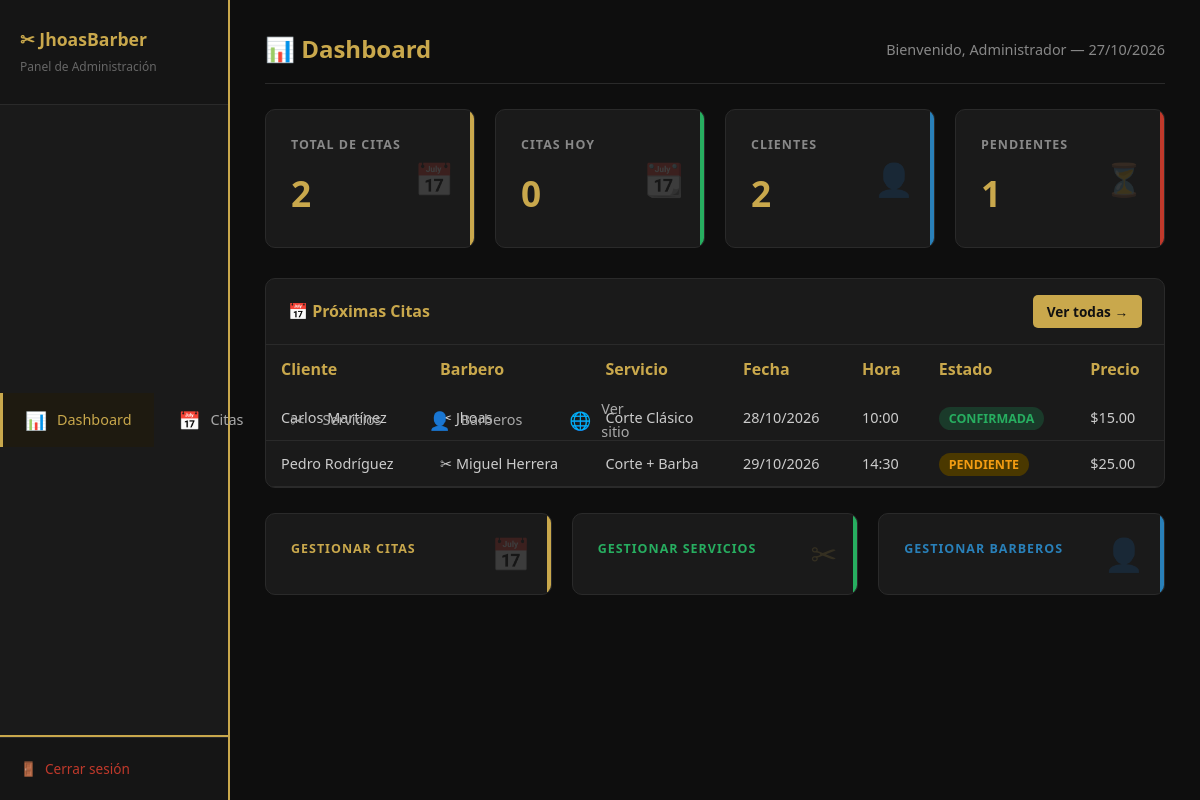
Page /admin/index.php (signed in) on the committed database.
### tables this page shows
CREATE TABLE IF NOT EXISTS `citas` (
  `id` INT AUTO_INCREMENT PRIMARY KEY,
  `usuario_id` INT NOT NULL,
  `barbero_id` INT NOT NULL,
  `servicio_id` INT NOT NULL,
  `fecha` DATE NOT NULL,
  `hora` TIME NOT NULL,
  `estado` ENUM('pendiente','confirmada','completada','cancelada') DEFAULT 'pendiente',
  `notas` TEXT DEFAULT NULL,
  `created_at` TIMESTAMP DEFAULT CURRENT_TIMESTAMP,
  FOREIGN KEY (`usuario_id`) REFERENCES `usuarios`(`id`) ON DELETE CASCADE,
  FOREIGN KEY (`barbero_id`) REFERENCES `barberos`(`id`) ON DELETE CASCADE,
  FOREIGN KEY (`servicio_id`) REFERENCES `servicios`(`id`) ON DELETE CASCADE
);

CREATE TABLE IF NOT EXISTS `usuarios` (
  `id` INT AUTO_INCREMENT PRIMARY KEY,
  `nombre` VARCHAR(100) NOT NULL,
  `email` VARCHAR(150) NOT NULL UNIQUE,
  `password` VARCHAR(255) NOT NULL,
  `telefono` VARCHAR(20) DEFAULT NULL,
  `rol` ENUM('admin','cliente') NOT NULL DEFAULT 'cliente',
  `created_at` TIMESTAMP DEFAULT CURRENT_TIMESTAMP
);

CREATE TABLE IF NOT EXISTS `barberos` (
  `id` INT AUTO_INCREMENT PRIMARY KEY,
  `nombre` VARCHAR(100) NOT NULL,
  `especialidad` VARCHAR(150) DEFAULT 'Corte clásico',
  `descripcion` TEXT DEFAULT NULL,
  `activo` TINYINT(1) DEFAULT 1,
  `created_at` TIMESTAMP DEFAULT CURRENT_TIMESTAMP
);

CREATE TABLE IF NOT EXISTS `servicios` (
  `id` INT AUTO_INCREMENT PRIMARY KEY,
  `nombre` VARCHAR(100) NOT NULL,
  `descripcion` TEXT DEFAULT NULL,
  `precio` DECIMAL(8,2) NOT NULL DEFAULT 0.00,
  `duracion_min` INT NOT NULL DEFAULT 30,
  `activo` TINYINT(1) DEFAULT 1,
  `created_at` TIMESTAMP DEFAULT CURRENT_TIMESTAMP
);

### config/db.php (called while the page is built, shortened)
<?php
function sanitize($data) {
    return htmlspecialchars(strip_tags(trim($data)));
}

### admin/index.php (the view, shortened to what this page needs)
<?php
require_once 'includes/admin_header.php';
$db = getDB();
$total_citas     = $db->query("SELECT COUNT(*) FROM citas")->fetch_row()[0];
$citas_hoy       = $db->query("SELECT COUNT(*) FROM citas WHERE fecha = CURDATE()")->fetch_row()[0];
$total_clientes  = $db->query("SELECT COUNT(*) FROM usuarios WHERE rol='cliente'")->fetch_row()[0];
$citas_pendientes= $db->query("SELECT COUNT(*) FROM citas WHERE estado='pendiente'")->fetch_row()[0];
$proximas = $db->query("
    SELECT c.*, u.nombre AS cliente, b.nombre AS barbero, s.nombre AS servicio, s.precio
    FROM citas c
    JOIN usuarios u ON c.usuario_id = u.id
    JOIN barberos b ON c.barbero_id = b.id
    JOIN servicios s ON c.servicio_id = s.id
    WHERE c.fecha >= CURDATE() AND c.estado != 'cancelada'
    ORDER BY c.fecha ASC, c.hora ASC
    LIMIT 8
")->fetch_all(MYSQLI_ASSOC);
?>
<div class="admin-header">
    <h1>📊 Dashboard</h1>
    <span style="color:#888; font-size:.9rem;">Bienvenido, <?= sanitize($_SESSION['nombre']) ?> — <?= date('d/m/Y') ?></span>
</div>
<div class="stats-grid">
    <div class="stat-card gold">
        <h3>Total de Citas</h3>
        <div class="stat-num"><?= $total_citas ?></div>
        <div class="stat-icon">📅</div>
    </div>
    <div class="stat-card green">
        <h3>Citas Hoy</h3>
        <div class="stat-num"><?= $citas_hoy ?></div>
        <div class="stat-icon">📆</div>
    </div>
    <div class="stat-card blue">
        <h3>Clientes</h3>
        <div class="stat-num"><?= $total_clientes ?></div>
        <div class="stat-icon">👤</div>
    </div>
    <div class="stat-card red">
        <h3>Pendientes</h3>
        <div class="stat-num"><?= $citas_pendientes ?></div>
        <div class="stat-icon">⏳</div>
    </div>
</div>
<div class="panel">
    <div class="panel-header">
        <h3>📅 Próximas Citas</h3>
        <a href="citas.php" class="btn btn-gold btn-sm">Ver todas →</a>
    </div>
    <div class="table-wrap">
        <table>
            <thead>
                <tr>
                    <th>Cliente</th>
                    <th>Barbero</th>
                    <th>Servicio</th>
                    <th>Fecha</th>
                    <th>Hora</th>
                    <th>Estado</th>
                    <th>Precio</th>
                </tr>
            </thead>
            <tbody>
                <?php if (empty($proximas)): ?>
                    <tr><td colspan="7" style="text-align:center;color:#666;padding:30px;">No hay citas próximas.</td></tr>
                <?php else: ?>
                    <?php foreach ($proximas as $c): ?>
                    <tr>
                        <td><?= sanitize($c['cliente']) ?></td>
                        <td>✂ <?= sanitize($c['barbero']) ?></td>
                        <td><?= sanitize($c['servicio']) ?></td>
                        <td><?= date('d/m/Y', strtotime($c['fecha'])) ?></td>
                        <td><?= substr($c['hora'],0,5) ?></td>
                        <td><span class="badge badge-<?= $c['estado'] ?>"><?= ucfirst($c['estado']) ?></span></td>
                        <td>$<?= number_format($c['precio'],2) ?></td>
                    </tr>
                    <?php endforeach; ?>
                <?php endif; ?>
            </tbody>
        </table>
    </div>
</div>
<div class="stats-grid" style="grid-template-columns: repeat(auto-fit, minmax(180px,1fr));">
    <a href="citas.php"     style="text-decoration:none;"><div class="stat-card gold" style="cursor:pointer;"><div class="stat-icon">📅</div><h3 style="color:#c9a84c;">Gestionar Citas</h3></div></a>
    <a href="servicios.php" style="text-decoration:none;"><div class="stat-card green" style="cursor:pointer;"><div class="stat-icon">✂</div><h3 style="color:#27ae60;">Gestionar Servicios</h3></div></a>
    <a href="barberos.php"  style="text-decoration:none;"><div class="stat-card blue" style="cursor:pointer;"><div class="stat-icon">👤</div><h3 style="color:#2980b9;">Gestionar Barberos</h3></div></a>
</div>
<?php require_once 'includes/admin_footer.php'; ?>

### assets/style.css (style rules this page uses)
* { margin: 0; padding: 0; box-sizing: border-box; }
:root { --gold: #c9a84c; --gold-d: #a07830; --dark: #111111; --dark2: #1a1a1a; --dark3: #222222; --gray: #444444; --light: #f5f5f5; --white: #ffffff; --danger: #c0392b; --success: #27ae60; --info: #2980b9; }
body { font-family: 'Segoe UI', Tahoma, Geneva, Verdana, sans-serif; background: var(--dark); color: var(--light); line-height: 1.6; }
a { color: var(--gold); text-decoration: none; }
.btn { display: inline-block; padding: 13px 32px; border-radius: 5px; font-weight: 700; font-size: 1rem; cursor: pointer; transition: all .25s; border: none; text-align: center; }
.btn-gold { background: var(--gold); color: var(--dark); }
.btn-sm { padding: 6px 14px; font-size: .85rem; }
.table-wrap { overflow-x: auto; }
table { width: 100%; border-collapse: collapse; }
th { background: var(--dark2); color: var(--gold); padding: 12px 15px; text-align: left; }
td { padding: 11px 15px; border-bottom: 1px solid #2a2a2a; color: #ccc; font-size: .9rem; }
.badge { padding: 3px 10px; border-radius: 20px; font-size: .78rem; font-weight: 700; text-transform: uppercase; }
.badge-pendiente { background: #4a3800; color: #f39c12; }
.badge-confirmada { background: #1a3a2a; color: #27ae60; }

### assets/admin.css (style rules this page uses)
body.admin-body { display: flex; min-height: 100vh; background: #0e0e0e; }
.stats-grid { display: grid; grid-template-columns: repeat(auto-fit, minmax(200px, 1fr)); gap: 20px; margin-bottom: 30px; }
.stat-card { background: #1a1a1a; border-radius: 10px; padding: 25px; border: 1px solid #2a2a2a; position: relative; overflow: hidden; }
.stat-card::after { content: ''; position: absolute; top: 0; right: 0; width: 4px; height: 100%; }
.stat-card.gold::after { background: #c9a84c; }
.stat-card.green::after { background: #27ae60; }
.stat-card.blue::after { background: #2980b9; }
.stat-card.red::after { background: #c0392b; }
.stat-card h3 { color: #888; font-size: .78rem; text-transform: uppercase; letter-spacing: 1px; margin-bottom: 10px; }
.stat-card .stat-num { font-size: 2.2rem; font-weight: 700; color: #c9a84c; }
.stat-card .stat-icon { position: absolute; right: 20px; top: 50%; transform: translateY(-50%); font-size: 2rem; opacity: .15; }
.admin-header { display: flex; align-items: center; justify-content: space-between; margin-bottom: 25px; padding-bottom: 15px; border-bottom: 1px solid #2a2a2a; }
.admin-header h1 { color: #c9a84c; font-size: 1.5rem; }
.panel { background: #1a1a1a; border-radius: 10px; border: 1px solid #2a2a2a; overflow: hidden; margin-bottom: 25px; }
.panel-header { padding: 16px 22px; border-bottom: 1px solid #2a2a2a; display: flex; align-items: center; justify-content: space-between; }
.panel-header h3 { color: #c9a84c; font-size: 1rem; }

### rows in the picture
citas: usuario.nombre "Carlos Martínez", barbero.nombre "Jhoas", servicio.nombre "Corte Clásico", fecha "28/10/2026", hora "10:00", estado "CONFIRMADA", servicio.precio "15.00"
citas: usuario.nombre "Pedro Rodríguez", barbero.nombre "Miguel Herrera", servicio.nombre "Corte + Barba", fecha "29/10/2026", hora "14:30", estado "PENDIENTE", servicio.precio "25.00"

### other values in the picture
$_SESSION['nombre'] "Administrador"
$total_citas "2"
$citas_hoy "0"
$total_clientes "2"
$citas_pendientes "1"
